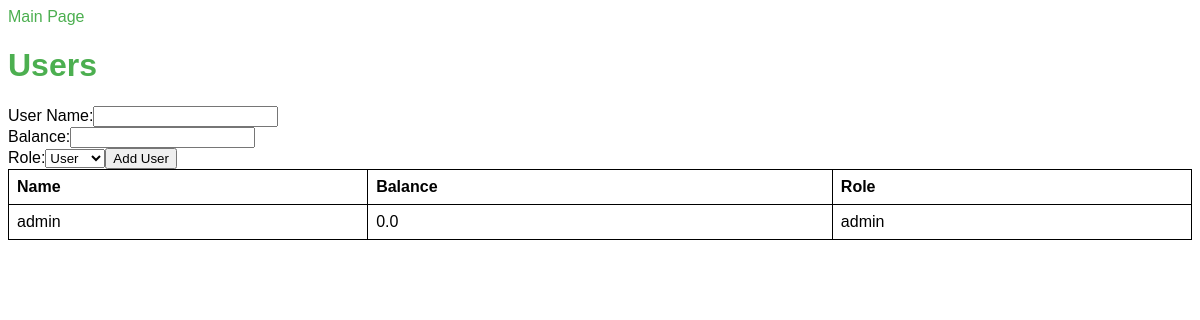
/users, run on an earlier commit of the app's database.
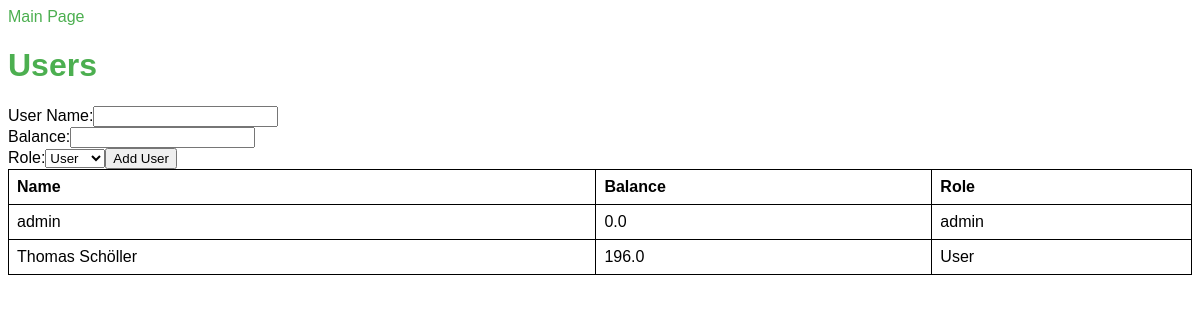
And on a later commit of the database.
### backend/app/models/user_table.py (models this page shows, shortened)
class User(Base):
    __tablename__ = "users"  # Name of the table in the database
    user_id = Column(Integer, primary_key=True, index=True)  # Primary Key
    name = Column(String, index=True)  # Name column
    balance = Column(Float, default=0)  # User balance
    password_hash = Column(String)  # Store the hashed password
    role = Column(String, default="user")  # Role (e.g., 'admin', 'wrirt')
    sales = relationship("Sale", back_populates="user")

### backend/app/services/admin_webpage.py (the view)
@app.route('/users')
def users():
    try:
        users = database.get_all_users()
        return render_template(USERS_TEMPLATE, users=users)
    except Exception as e:
        logging.error(f"Error in users: {e}", exc_info=e)
        return render_template(USERS_TEMPLATE, users=[], error_message=str(e))

### backend/app/chame_app/database_instance.py (called while the page is built)
    def get_session(self):
        try:
            return self.SessionLocal()
        except Exception as e:
            raise RuntimeError(f"get_session failed: {e}") from e

    def get_all_users(self, session=None) -> List[User]:
        close_session = False
        if session is None:
            session = self.get_session()
            close_session = True
        try:
            users = session.query(User).options(joinedload('*')).all()
            return users
        except Exception as e:
            raise RuntimeError(f"get_all_users failed: {e}") from e
        finally:
            if close_session:
                session.close()

### frontend/admin_webpage/templates/users.html (shortened to what this page needs)
<!DOCTYPE html>
<html lang="en">
<head>
    <link rel="stylesheet" href="{{ url_for('static', filename='css/style.css') }}">
</head>
<body>
    <a href="/">Main Page</a>
    <h1>Users</h1>
    <table>
        <thead>
            <tr>
                <th>Name</th>
                <th>Balance</th>
                <th>Role</th>
            </tr>
        </thead>
        <tbody>
            {% for user in users %}
                <tr>
                    <td>{{ user.name }}</td>
                    <td>{{ user.balance }}</td>
                    <td>{{ user.role }}</td>
                </tr>
            {% endfor %}
            <tr>
                <form method="POST" action="/users/add">
                    <label for="name">User Name:</label>
                    <input type="text" name="name" required><br>
                    <label for="balance">Balance:</label>
                    <input type="number" name="balance" step="0.1" required><br>
                    <label for="role">Role:</label>
                    <select name="role" id="newUserRole" required>
                        <option value="User">User</option>
                    </select>
                    <button type="submit">Add User</button>
                </form>
            </tr>
        </tbody>
    </table>
</body>
</html>

What changed in the data, as far as the page shows it:
added User: name "Thomas Schöller", balance "196.0", role "User"
